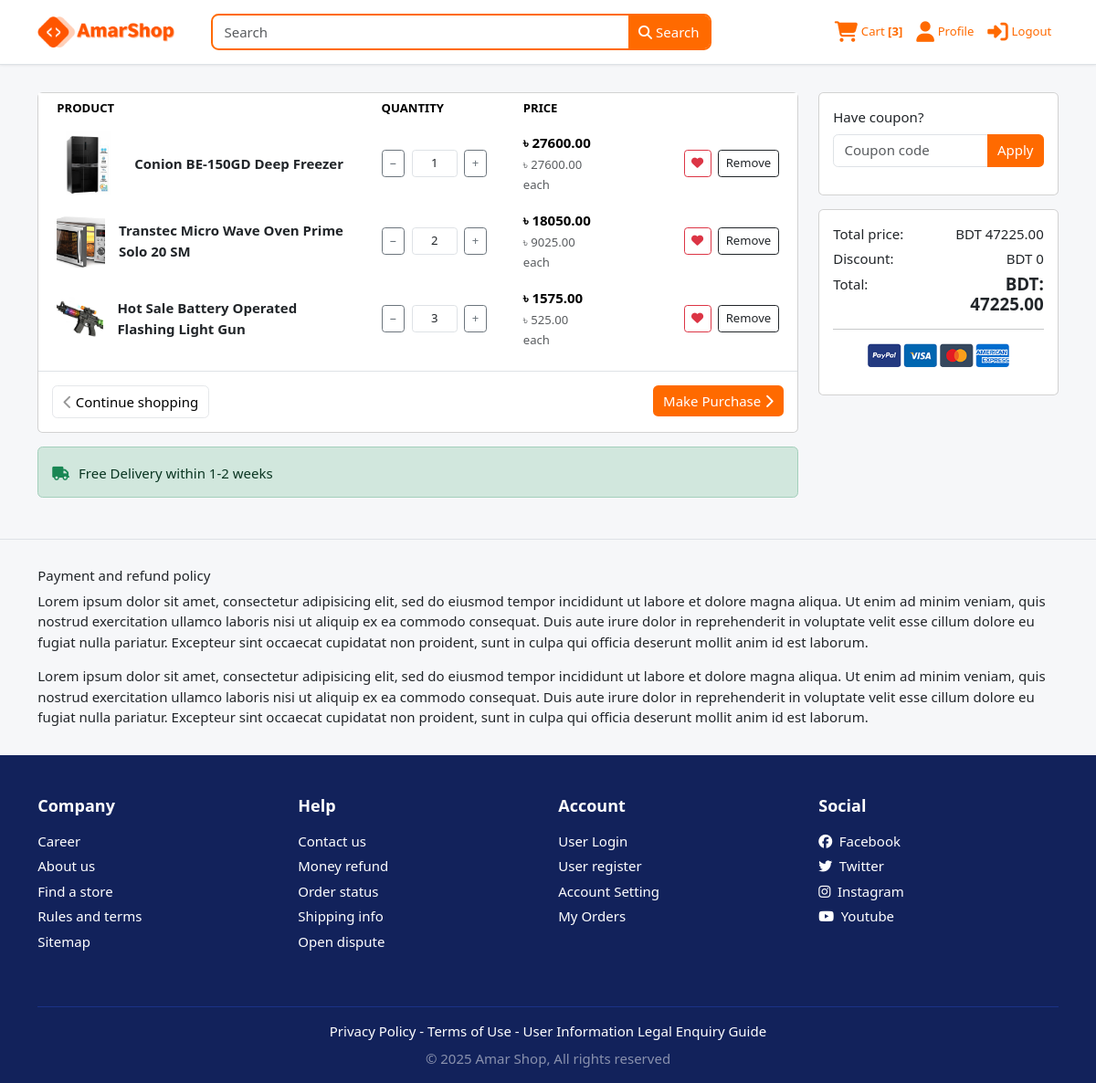
The page /cart/ (signed in) on the database its author committed.
### cart/models.py (models this page shows, shortened)
class CartItem(models.Model):
    user = models.ForeignKey(User,on_delete=models.CASCADE,null=True,related_name="cart_user")
    product = models.ForeignKey(Product,related_name="cart_products",on_delete=models.CASCADE)
    is_active = models.BooleanField(default=True)
    quantity = models.PositiveIntegerField(default=0)
    @property
    def sub_total(self):
        return self.product.discounted_price() * self.quantity

### shop/models.py (models this page shows, shortened)
class Product(models.Model):
    category = models.ForeignKey(Category,on_delete=models.CASCADE,related_name="products")
    name = models.CharField(max_length=200)
    slug = models.SlugField(unique=True,max_length=200)
    description = models.TextField(blank=True)
    price = models.DecimalField(max_digits=10,decimal_places=2)
    discount_percentage = models.PositiveIntegerField(default=0,validators=[MaxValueValidator(100)])
    stock  = models.PositiveIntegerField(default=1)
    available = models.BooleanField(default=True)
    unit = models.CharField(blank=True,max_length=50)
    rating = models.FloatField(default=0,validators=[MinValueValidator(0),MaxValueValidator(5)])
    specification = RichTextField(blank=True,null=True)
    created_at = models.DateTimeField(auto_now_add=True)
    updated_at = models.DateTimeField(auto_now=True)
    class Meta:
        verbose_name = "Product"
        verbose_name_plural = "Products"
        ordering = ['-created_at']
    def discounted_price(self):
        now = timezone.now()
        flash_sale = self.flash_sales.filter(
            is_active=True,
            start_time__lte=now,
            end_time__gte=now
        ).order_by('-discount_percentage').first()
        if flash_sale:
            discount = Decimal(1) - Decimal(flash_sale.discount_percentage) / Decimal(100)
            return round(self.price * discount,2)
        if self.discount_percentage:
            discount = Decimal(1) - Decimal(self.discount_percentage) / Decimal(100)
            return round(self.price * discount,2)
        return round(self.price,2)

class ProductImage(models.Model):
    product = models.ForeignKey(Product,on_delete=models.CASCADE,related_name="images")
    image = models.ImageField(upload_to="products/")
    class Meta:
        verbose_name = "Product Image"
        verbose_name_plural = "Product Images"

### cart/views.py (the view, shortened to what this page needs)
# urls.py: path("",views.viewcart,name="cart"),
@login_required
def viewcart(request):
    currenet_user = request.user
    cart_items = []
    total_price = 0
    if currenet_user.is_authenticated:
        cart_items = CartItem.objects.all().filter(user = currenet_user)
    for item in cart_items:
        total_price += item.product.discounted_price() * item.quantity
    coupon_id = request.session.get('coupon_id')
    discount = 0
    grand_total = total_price - discount if total_price > discount else 0
    context = {
        'total_price':total_price,
        'cart_items':cart_items,
        'discount':discount,
        'grand_total':grand_total,
    }
    return render(request,"cart/cart.html",context)

### cart/context_processors.py (called while the page is built)
def cart_item_count(request):
    count = 0
    if request.user.is_authenticated:
        count = CartItem.objects.filter(user=request.user).count()
    return {'cart_item_count': count}

### templates/cart/cart.html (shortened to what this page needs)
{% extends "base.html" %}
{% block content %}
{% load static %}
<section class="section-content padding-y">
<div class="container">
<div class="row">
	<main class="col-md-9">
<div class="card">
<table class="table table-borderless table-shopping-cart">
<thead class="text-muted">
<tr class="small text-uppercase">
  <th scope="col">Product</th>
  <th scope="col" width="120">Quantity</th>
  <th scope="col" width="120">Price</th>
  <th scope="col" class="text-end" width="200"> </th>
</tr>
</thead>
<tbody>
	{% for item in cart_items %}
<tr class="align-middle text-center text-md-start">
  <td>
    <div class="d-flex align-items-center flex-column flex-md-row">
      <div class="me-md-3 mb-2 mb-md-0">
        {% if item.product.images.all %}
          <img src="{{ item.product.images.first.image.url }}" class="img-fluid rounded" style="width: 70px; height: 70px; object-fit: cover;">
        {% else %}
          <img src="https://ph-files.imgix.net/56c3fc40-81b9-4889-a5a1-cadd4f5ff6e3.png?auto=format" class="img-fluid rounded" style="width: 70px; height: 70px; object-fit: cover;">
        {% endif %}
      </div>
      <div>
        <a href="{% url 'product_details' item.product.slug %}" class="fw-semibold text-dark text-decoration-none d-block">
          {{ item.product.name }}
        </a>
      </div>
    </div>
  </td>
  <td>
    <div class="d-flex justify-content-center justify-content-md-start align-items-center gap-2">
      <a href="{% url 'decrease_quantity' item.id %}" class="btn btn-outline-secondary btn-sm px-2">−</a>
      <input type="text" class="form-control form-control-sm text-center" value="{{ item.quantity }}" style="width: 50px;" readonly>
      <a href="{% url 'increase_quantity' item.id %}" class="btn btn-outline-secondary btn-sm px-2">+</a>
    </div>
  </td>
  <td>
    <div class="text-center text-md-start">
      <div class="fw-bold">৳ {{ item.sub_total }}</div>
      <small class="text-muted">৳ {{ item.product.discounted_price }} each</small>
    </div>
  </td>
  <td class="text-center text-md-end">
    <div class="d-flex flex-column flex-md-row gap-2 justify-content-center justify-content-md-end">
      <a href="{% url 'addwishlist' item.id %}" class="btn btn-outline-danger btn-sm">
        <i class="fa fa-heart"></i>
      </a>
      <a href="{% url 'remove_cart' item.id %}" class="btn btn-outline-dark btn-sm">
        Remove
      </a>
    </div>
  </td>
</tr>
{% endfor %}
</tbody>
</table>
<div class="card-body border-top">
	<a href="{% url "order:create_order" %}" class="btn btn-secondary border-0 float-md-end"> Make Purchase <i class="fa fa-chevron-right"></i> </a>
	<a href="{% url "all_products" %}" class="btn btn-light"> <i class="fa fa-chevron-left"></i> Continue shopping </a>
</div>
</div>
<div class="alert alert-success mt-3">
	<p class="icontext"><i class="icon text-success fa fa-truck"></i> Free Delivery within 1-2 weeks</p>
</div>
	</main>
	<aside class="col-md-3">
		<div class="card mb-3">
			<div class="card-body">
			<form method="post" action="{% url "apply_coupon" %}">
				<div class="mb-3">
					<label class="form-label">Have coupon?</label>
					<div class="input-group">
						<input type="text" class="form-control" name="coupon_code" placeholder="Coupon code">
						<button class="btn btn-secondary border-0" type="submit">Apply</button>
					</div>
				</div>
			</form>
			</div>
		</div>
		<div class="card">
			<div class="card-body">
					<dl class="dlist-align">
					  <dt>Total price:</dt>
					  <dd class="text-end">BDT {{total_price}}</dd>
					</dl>
					<dl class="dlist-align">
					  <dt>Discount:</dt>
					  <dd class="text-end">BDT {{discount}}</dd>
					</dl>
					<dl class="dlist-align">
					  <dt>Total:</dt>
					  <dd class="text-end h5"><strong>BDT: {{grand_total}}</strong></dd>
					</dl>
					<hr>
					<p class="text-center mb-3">
						<img src="{% static "images/misc/payments.png" %}" height="26">
					</p>
			</div>
		</div>
	</aside>
</div>
</div>
</section>
<section class="section-name border-top padding-y">
<div class="container">
<h6>Payment and refund policy</h6>
<p>Lorem ipsum dolor sit amet, consectetur adipisicing elit, sed do eiusmod
tempor incididunt ut labore et dolore magna aliqua. Ut enim ad minim veniam,
quis nostrud exercitation ullamco laboris nisi ut aliquip ex ea commodo
consequat. Duis aute irure dolor in reprehenderit in voluptate velit esse
cillum dolore eu fugiat nulla pariatur. Excepteur sint occaecat cupidatat non
proident, sunt in culpa qui officia deserunt mollit anim id est laborum.</p>
<p>Lorem ipsum dolor sit amet, consectetur adipisicing elit, sed do eiusmod
tempor incididunt ut labore et dolore magna aliqua. Ut enim ad minim veniam,
quis nostrud exercitation ullamco laboris nisi ut aliquip ex ea commodo
consequat. Duis aute irure dolor in reprehenderit in voluptate velit esse
cillum dolore eu fugiat nulla pariatur. Excepteur sint occaecat cupidatat non
proident, sunt in culpa qui officia deserunt mollit anim id est laborum.</p>
</div>
</section>
{% endblock content %}

### static/css/ui.css (style rules this page uses)
html { font-family:'Inter', sans-serif;font-size:15px }
.padding-y { padding-top:30px;padding-bottom:30px }
p:last-child { margin-bottom:0 }
.btn-light { background-color:#fff;border-color:#e5e7ea }
.btn-light i { color:#969696 }
[class*="dlist-"] { margin-bottom:5px }
[class*="dlist-"] dd { margin-bottom:0 }
.dlist-align { display:-webkit-box;display:-ms-flexbox;display:flex }
.dlist-align dt { width:120px;word-wrap:break-word;font-weight:normal }
.dlist-align dd { -webkit-box-flex:1;-ms-flex-positive:1;flex-grow:1 }
.icontext { display:-webkit-inline-box;display:-ms-inline-flexbox;display:inline-flex;-webkit-box-align:center;-ms-flex-align:center;align-items:center;vertical-align:middle }
.icontext .icon { position:relative;margin-right:10px;-ms-flex-negative:0;flex-shrink:0;-webkit-box-flex:0;-ms-flex-positive:0;flex-grow:0 }
body { background-color:#f6f7f9 }
.table-shopping-cart.table td,.table-shopping-cart.table th { padding-left:20px;padding-right:20px }

### static/css/style.css (style rules this page uses)
.bg-secondary,.btn-secondary { background-color: #ff6a00 !important; }

### rows shown on the page
CartItem: product.images.first.image (picture), product.name "Conion BE-150GD Deep Freezer", quantity "1", sub_total "27600.00", product.discounted_price "27600.00"
CartItem: product.images.first.image (picture), product.name "Transtec Micro Wave Oven Prime Solo 20 SM", quantity "2", sub_total "18050.00", product.discounted_price "9025.00"
CartItem: product.images.first.image (picture), product.name "Hot Sale Battery Operated Flashing Light Gun", quantity "3", sub_total "1575.00", product.discounted_price "525.00"

### other values the page prints
{{ cart_item_count }} "3"
{{ total_price }} "47225.00"
{{ discount }} "0"
{{ grand_total }} "47225.00"
